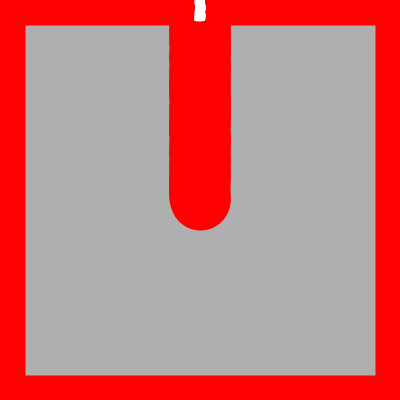
Frame 1 (no input)
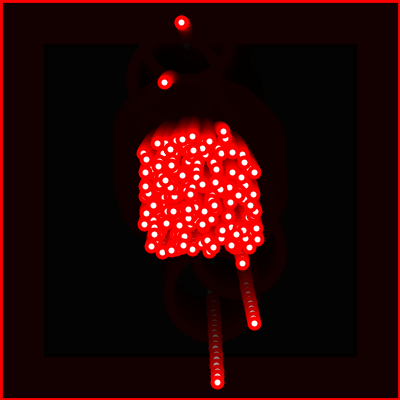
Frame 60 (the mouse pressed at the canvas centre just before this capture)
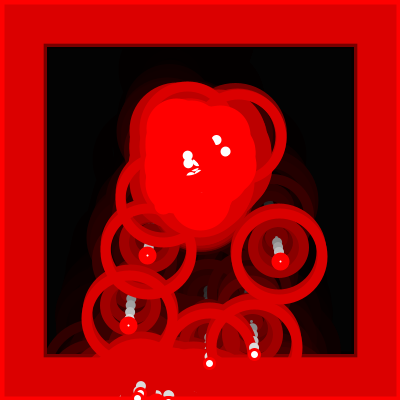
Frame 120 (the mouse held since frame 60 and released just before this capture)

The Processing sketch that drew these frames (run headless with seeded random() and noise(); from frame 60 on, the mouse is pressed at the canvas centre):

// Processing sketch: Simulate
// ── Simulate.pde
// Requires Particle and GenParticle classes

int numParticles = 200;
MyParticle[] p = new MyParticle[numParticles];

void setup() {
  size(400, 400);
  noStroke();
  for (int i = 0; i < p.length; i++) {
    float velX = random(-1, 1);
    float velY = -i;
    // Inputs: x, y, x-velocity, y-velocity, 
    //         radius, origin x, origin y
    p[i] = new MyParticle(width/2, height/2, velX, velY, 5.0, width/2, height/2);
  }
}

void draw() {
  // transparency trick
  fill(0, 36);
  rect(0, 0, width, height);
  
  // color of my particle
  //fill(255, 60);
  for (MyParticle part : p) { 
    part.update();
    part.regenerate();
    part.display(); 
  }
  
}
// ── MyParticle.pde
class MyParticle extends Particle {
  float originX, originY;
  color myColor;
  
  MyParticle(int xpos, int ypos, float velx, float vely, 
              float r, float ox, float oy) {
    super(xpos, ypos, velx, vely, r);
    originX = ox;
    originY = oy;
    randomStrokeWidth();
  }
  
  void regenerate() {
    if ((x > width+radius) || (x < -radius) || 
        (y > height+radius) || (y < -radius)) {
      x = originX;
      y = originY;
      vx = random(-1.0, 1.0);
      vy = random(-4.0, -2.0);
      randomStrokeWidth();
    } 
  }
  
  void randomStrokeWidth(){
    stroke(255, 0, 0);
    strokeWeight(int(random(100)));
  }
  
  void display() {
    fill(255);
    super.display();
  }
}
// ── Particle.pde
class Particle {  
  float x, y;           // The x- and y-coordinates
  float vx, vy;         // The x- and y-velocities 
  float radius;         // Particle radius
  float gravity = 0.1;

  Particle(int xpos, int ypos, float velx, float vely, float r) {
    x = xpos;
    y = ypos;
    vx = velx;
    vy = vely;
    radius = r;
  }

  void update() {
    vy += gravity;
    y += vy;
    x += vx;
  }
  
  void display() {
    ellipse(x, y, radius*2, radius*2);
  }
}
